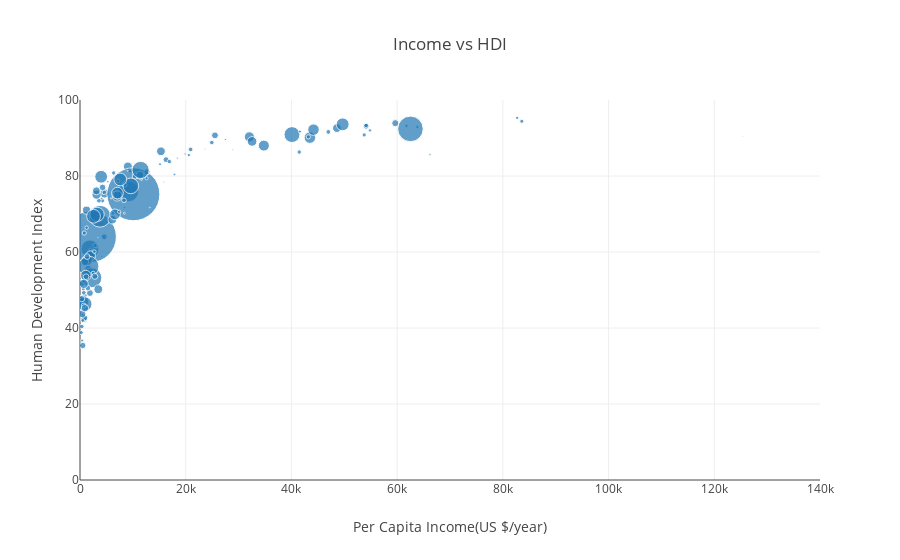

Here is the notebook cell this chart was saved with:
### Code cell
py.offline.iplot(fig)

### Figure 1 — Plotly figure (JSON) as saved in the notebook; plotly's stock layout.template omitted (floating-point values rounded to 4 significant figures; data arrays with more than 128 entries replaced by an {"elided": "..."} marker saying what was removed)
{"data": [{"marker": {"size": {"elided": "141 float values"}, "sizemode": "area"}, "mode": "markers", "text": {"elided": "141 str values"}, "type": "scatter", "uid": "a1b5f2a3-ab56-4929-8cd9-89050803b433", "x": {"elided": "141 int values"}, "y": {"elided": "141 float values"}}], "layout": {"title": {"text": "Income vs HDI"}, "xaxis": {"range": [0, 140000], "title": {"text": "Per Capita Income(US $/year)"}}, "yaxis": {"range": [0, 100], "title": {"text": "Human Development Index"}}}}
